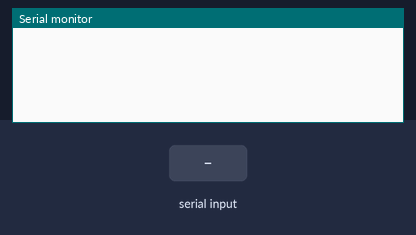
The sketch below on a simulated Arduino Uno, built with avr-gcc and run on an emulated ATmega328P. Shown: the last lines printed to the serial monitor. Inputs (shaded band) come from the test bench.

Above: at 11.2 s.
11.3 s: "1" received over Serial
At 13.5 s:
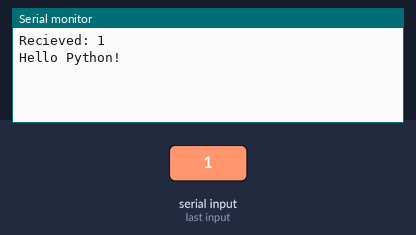
13.8 s: "0" received over Serial
At 15.2 s:
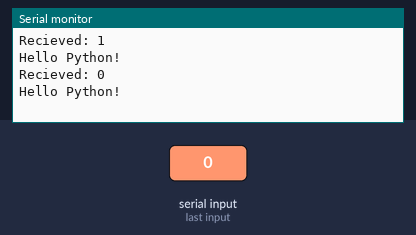
15.3 s: "2" received over Serial
At 16.8 s:
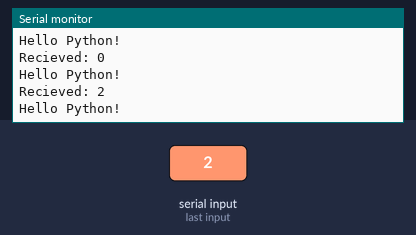

The sketch:

serialTest.ino
```cpp
int pi = 0;
void setup() {
  // put your setup code here, to run once:
  // Initialize serial communication at 9600 baud
  delay(10000);
  Serial.begin(9600);
}

void loop() {
  // put your main code here, to run repeatedly:
  if (Serial.available() > 0) {
    String incoming_data = Serial.readString();
    Serial.println("Recieved: " + incoming_data);
    String response = "Hello Python!";
    Serial.println(response);
  }

}
```

Measured:
- after the input at 11.3 s, the serial monitor: prints a new line after 1.0 s (image 1)
- after the input at 13.8 s, the serial monitor: prints a new line after 1.0 s (image 2)
- after the input at 15.3 s, the serial monitor: prints a new line after 1.0 s (image 3)
